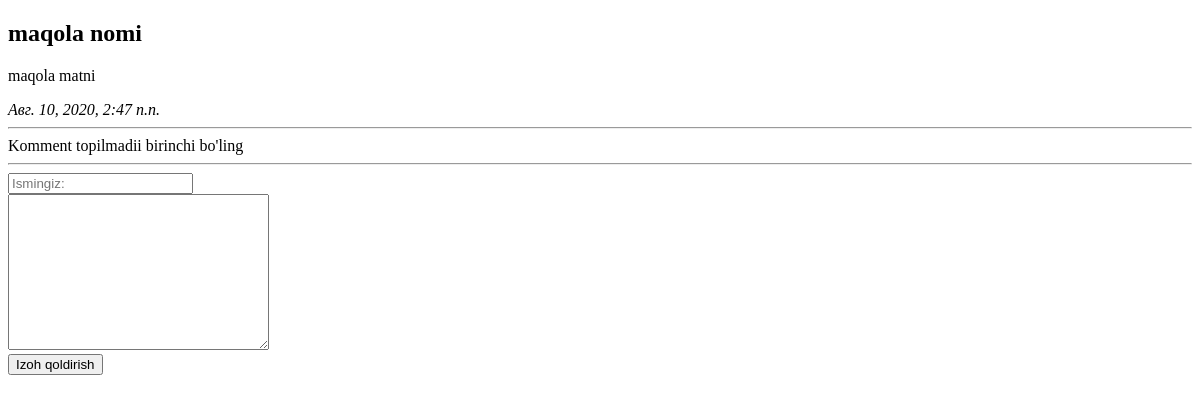
The app's page /articles/1/, older data.
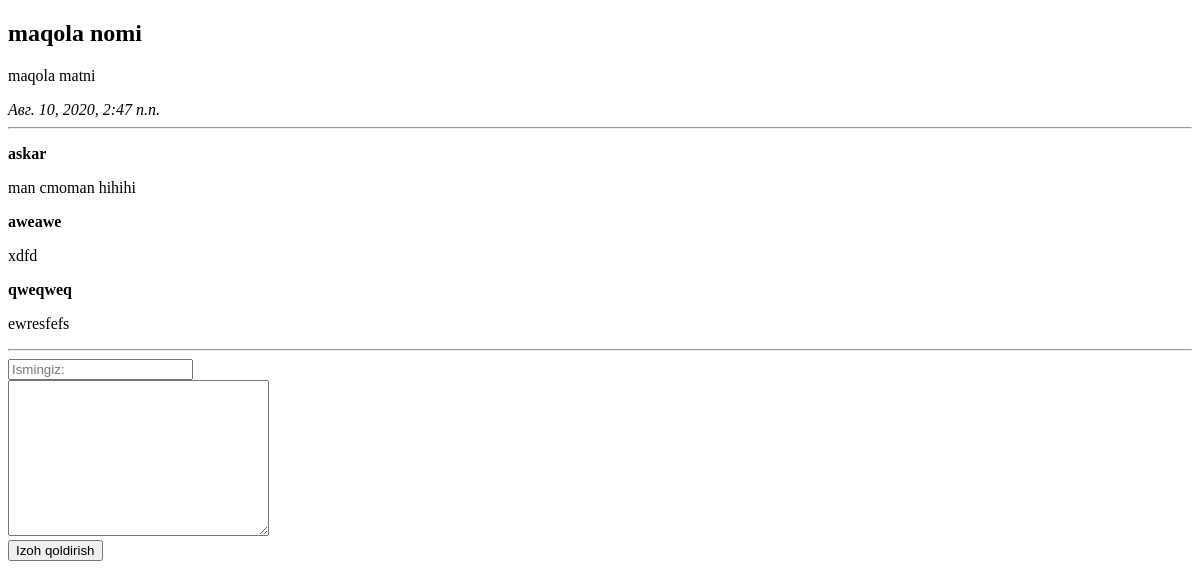
The same page, newer data.
### myfirst/apps/articles/models.py (models this page shows, shortened)
class Article(models.Model):
    article_title = models.CharField('Maqola nomi', max_length=200)
    article_text = models.TextField('Maqola matni')
    pub_date = models.DateTimeField('Maqola vaqti')
    class Meta():
        verbose_name = 'Maqola'
        verbose_name_plural = 'Maqolalar'

class Comment(models.Model):
    article = models.ForeignKey(Article, on_delete=models.CASCADE)
    author_name = models.CharField('Izoh muallifi', max_length=200)
    comment_text = models.CharField('Izoh:', max_length=200)
    class Meta():
        verbose_name = 'Izoh'
        verbose_name_plural = 'Izohlar'

### myfirst/apps/articles/views.py (the view)
# urls.py: path('<int:article_id>/', views.detail, name='detail'),
def detail(request, article_id):
    try:
        a = Article.objects.get( id = article_id )
    except:
        raise Http4004("Sahifa topilmadi!")
    latest_comments_list = a.comment_set.order_by('-id')[:]
    context  = {'article':a,"latest_comments_list":latest_comments_list}
    return render(request, 'articles/detail.html', context)

### myfirst/templates/articles/detail.html (shortened to what this page needs)
{% extends 'base.html' %}
{% block content %}
<h2>{{article.article_title}}</h2>
<p>{{article.article_text}}</p>
<em>{{article.pub_date}}</em>
<hr>
{% if latest_comments_list %}
{% for c in latest_comments_list %}
    <p>
        <strong>{{c.author_name}}</strong>
        <p>{{c.comment_text}}</p>
    </p>
{% endfor %}
{% else %}
Komment topilmadii birinchi bo'ling
{% endif %}
<hr>
<form action="{% url 'articles:leave_comment' article.id %}" method="POST">
    <input type="text" required placeholder="Ismingiz:" name="name"><br>
    <textarea name="text" required="" cols="30" rows="10" placeholder="Izoh matni">
    </textarea><br>
    <button type="submit">Izoh qoldirish</button>
</form>
{% endblock %}

### myfirst/templates/base.html (shortened to what this page needs)
<!DOCTYPE html>
<html lang="en">
<head>
</head>
<body>
    {% block content %} {% endblock %}
</body>
</html>

Row changes from the older to the newer data that the page shows:
added Comment: author_name "askar", comment_text "man cmoman hihihi"
added Comment: author_name "aweawe", comment_text "xdfd"
added Comment: author_name "qweqweq", comment_text "ewresfefs"
Text that changed along with them:
text no longer shown: "Komment topilmadii birinchi bo'ling"
